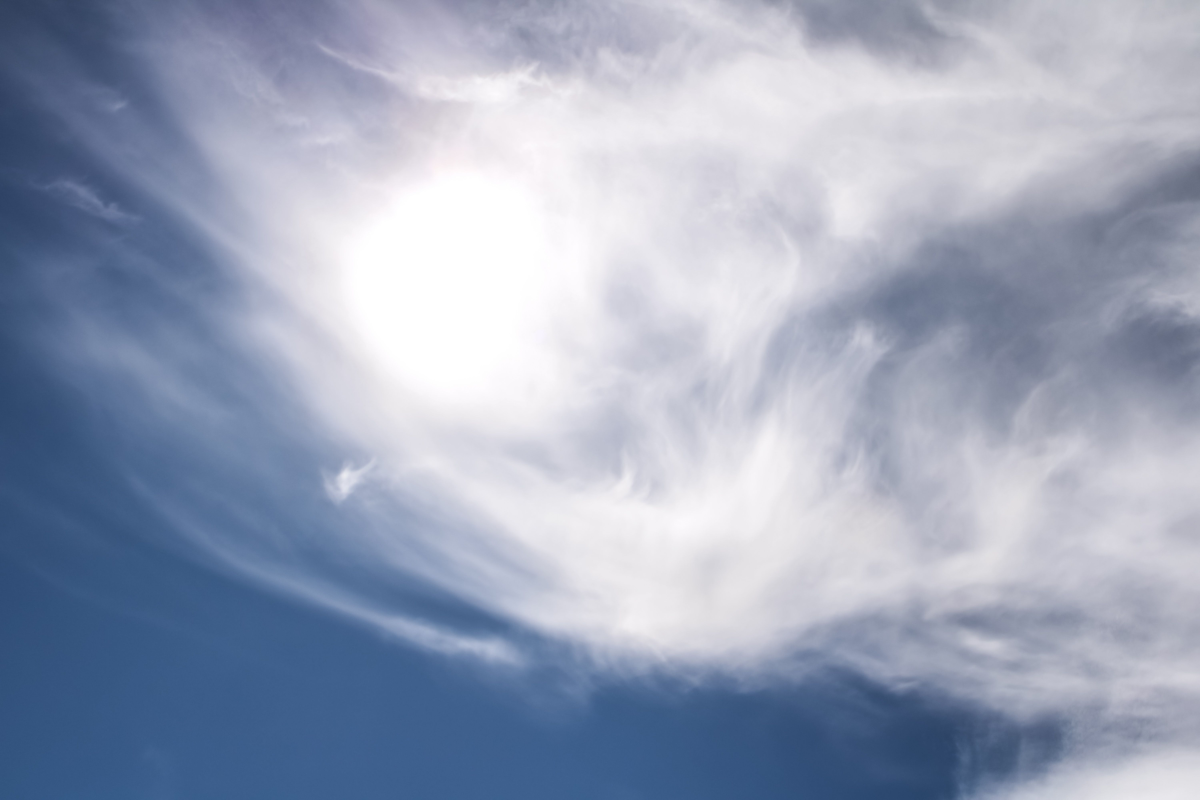
#> input picture images/beach/1.jpg, 6000 x 4000 px (shown at 1/5 size)
$ python prepare_stimuli.py
#> lines starting #> are read from the running program, lines starting #| are printed output that depends on the picture
"""
Builds the light-weight stimulus files the experiment actually loads.

  images/   -> the original full-size photos you downloaded (untouched)
  stimuli/  -> what the app uses (made by this script)

The original photos are 10-200 megapixels. Decoding those would make the
browser miss screen refreshes, so every prime is cut to a 512x512 square,
every choice picture to 640x640, and the masks are made from the photos.

Run (only needed if you change the photos):   python3 tools/prepare_stimuli.py
Needs: pip install pillow numpy
"""
import math
import os
import random

import numpy as np
from PIL import Image, ImageDraw, ImageFilter, ImageOps

Image.MAX_IMAGE_PIXELS = None
ROOT = os.path.dirname(os.path.dirname(os.path.abspath(__file__)))
SRC = os.path.join(ROOT, "images")
OUT = os.path.join(ROOT, "stimuli")
PRIME_SIZE = 512
CHOICE_SIZE = 640
N_MASKS = 24
TILE = 32

# Photos left out of the prime sets (see README for why)
EXCLUDE = {
    "beach": {"20.jpg"},     # watermelon: identical to choice option 3a
    "football": {"12.jpg"},  # watermelon: a beach item in the football folder
}

# Where to centre the square crop (0-1, x then y). 0.5,0.5 = middle.
FOCUS = {
    ("choices", "4a.jpg"): (0.5, 0.35),
    ("choices", "6b.jpg"): (0.5, 0.4),
    ("choices", "9b.jpg"): (0.5, 0.65),
    ("choices", "5b.jpg"): (0.6, 0.5),
    ("football", "13.jpg"): (0.5, 0.6),
    ("football", "15.jpg"): (0.5, 0.25),
    ("football", "3.jpg"): (0.5, 0.6),
}

random.seed(42)
np.random.seed(42)


def load(path):
    im = Image.open(path)
    im.draft("RGB", (2000, 2000))  # fast JPEG downscale while decoding
    return ImageOps.exif_transpose(im).convert("RGB")


def square(im, size, focus=(0.5, 0.5)):
    w, h = im.size
    s = min(w, h)
    cx, cy = focus[0] * w, focus[1] * h
    left = int(min(max(cx - s / 2, 0), w - s))
    top = int(min(max(cy - s / 2, 0), h - s))
    return im.crop((left, top, left + s, top + s)).resize((size, size), Image.LANCZOS)


def num_key(name):
    digits = "".join(c for c in name if c.isdigit())
    return (int(digits or 0), name)


# ---------- generated patterns (5 per set) ----------
def solid(rgb):
    return Image.new("RGB", (PRIME_SIZE, PRIME_SIZE), rgb)


def sine_waves():
    im = Image.new("RGB", (PRIME_SIZE, PRIME_SIZE), (226, 242, 250))
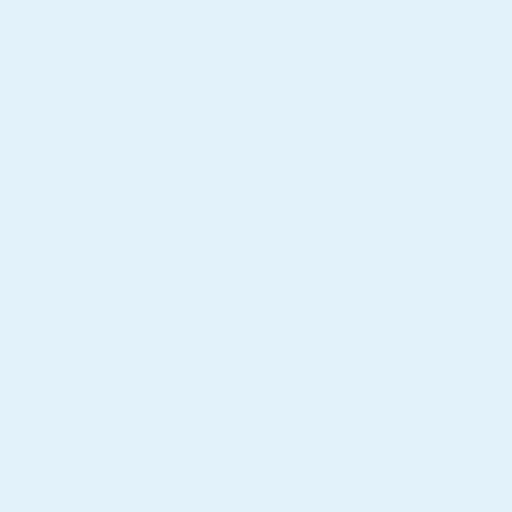
#> im: PIL image 512x512 RGB; mean R, G, B 226, 242, 250
    d = ImageDraw.Draw(im)
    for k, y0 in enumerate(range(40, PRIME_SIZE, 64)):
        pts = [(x, y0 + 18 * math.sin(2 * math.pi * x / 128 + k)) for x in range(0, PRIME_SIZE + 1, 4)]
        d.line(pts, fill=(40, 120, 190), width=10)
    return im


def sand_grain():
    base = np.array([222, 196, 150], dtype=np.float32)
#> base = [222, 196, 150]
    noise = np.random.normal(0, 28, (PRIME_SIZE, PRIME_SIZE, 1)).astype(np.float32)
    arr = np.clip(base + noise, 0, 255).astype(np.uint8)
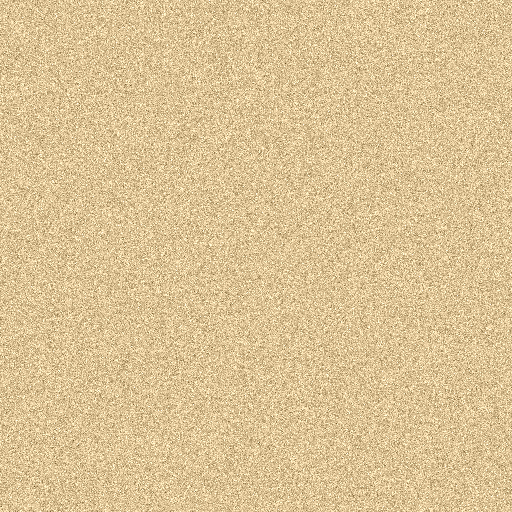
#> arr: shape (512, 512, 3); mean of channels 0, 1, 2 219.9, 195.3, 149.5; drawn as R, G, B
    return Image.fromarray(arr).filter(ImageFilter.GaussianBlur(0.6))


def warm_gradient():
    t = np.linspace(0, 1, PRIME_SIZE)[:, None, None]
#> t = 512 values from 0 to 1
    top = np.array([255, 214, 90])
    bottom = np.array([255, 120, 40])
    arr = (top * (1 - t) + bottom * t) * np.ones((1, PRIME_SIZE, 1))
    return Image.fromarray(arr.astype(np.uint8))
#> call 3 of solid, with rgb = (58, 143, 58)
#> in solid (call 3), `return Image.new("RGB", (PRIME_SIZE, PRIME_SIZE), rgb)`:
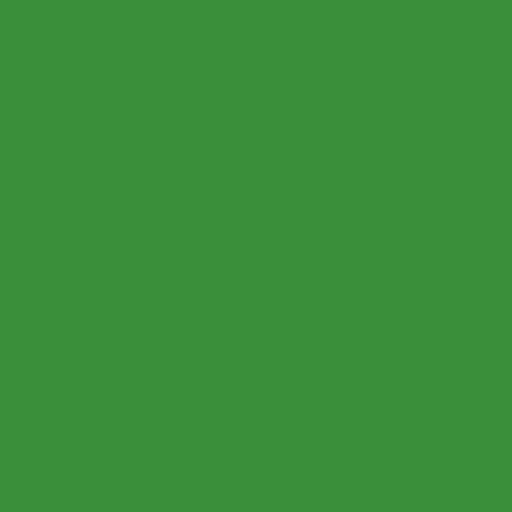
#> returned value: PIL image 512x512 RGB; mean R, G, B 58, 143, 58


def hexagons():
    im = Image.new("RGB", (PRIME_SIZE, PRIME_SIZE), (245, 245, 245))
#> im: PIL image 512x512 RGB; every value is 245
    d = ImageDraw.Draw(im)
    r = 46
    w, h = math.sqrt(3) * r, 1.5 * r
    row = 0
    y = -r
    while y < PRIME_SIZE + r:
        x = -w + (w / 2 if row % 2 else 0)
        col = 0
        while x < PRIME_SIZE + w:
            pts = [(x + r * math.cos(math.radians(60 * i + 30)), y + r * math.sin(math.radians(60 * i + 30))) for i in range(6)]
            black = (row % 2 == 0 and col % 3 == 0) or (row % 2 == 1 and col % 3 == 2)
            d.polygon(pts, fill=(20, 20, 20) if black else (245, 245, 245), outline=(60, 60, 60))
            x += w
            col += 1
        y += h
        row += 1
#> after the loop, row = 9; y = 575
    return im


def chalk_lines():
    im = Image.new("RGB", (PRIME_SIZE, PRIME_SIZE), (58, 140, 62))
    d = ImageDraw.Draw(im)
    d.line([(PRIME_SIZE // 2, 0), (PRIME_SIZE // 2, PRIME_SIZE)], fill=(240, 240, 240), width=10)
    d.ellipse([96, 96, PRIME_SIZE - 96, PRIME_SIZE - 96], outline=(240, 240, 240), width=10)
    d.ellipse([PRIME_SIZE // 2 - 10, PRIME_SIZE // 2 - 10, PRIME_SIZE // 2 + 10, PRIME_SIZE // 2 + 10], fill=(240, 240, 240))
    return im


def net_grid():
    im = Image.new("RGB", (PRIME_SIZE, PRIME_SIZE), (40, 44, 52))
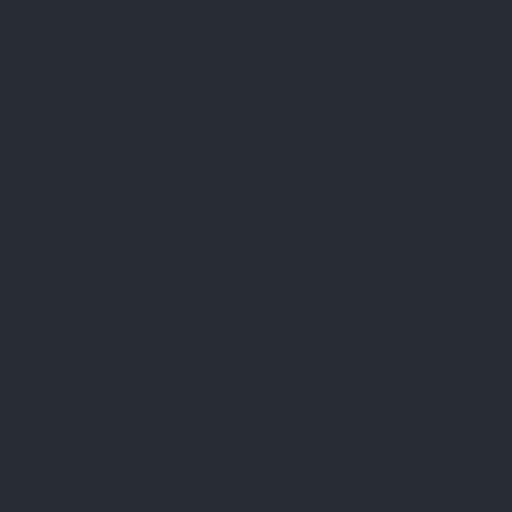
#> im: PIL image 512x512 RGB; mean R, G, B 40, 44, 52
    d = ImageDraw.Draw(im)
    for k in range(-PRIME_SIZE, 2 * PRIME_SIZE, 48):
        d.line([(k, 0), (k + PRIME_SIZE, PRIME_SIZE)], fill=(235, 235, 235), width=5)
        d.line([(k, PRIME_SIZE), (k + PRIME_SIZE, 0)], fill=(235, 235, 235), width=5)
    return im


def mow_stripes():
    im = Image.new("RGB", (PRIME_SIZE, PRIME_SIZE))
#> im: PIL image 512x512 RGB; every value is 0
    d = ImageDraw.Draw(im)
    for i, x in enumerate(range(0, PRIME_SIZE, 64)):
        d.rectangle([x, 0, x + 64, PRIME_SIZE], fill=(70, 160, 70) if i % 2 else (52, 128, 54))
    return im


PATTERNS = {
    "beach": [solid((245, 197, 24)), solid((95, 180, 232)), sine_waves(), sand_grain(), warm_gradient()],
    "football": [solid((58, 143, 58)), hexagons(), chalk_lines(), net_grid(), mow_stripes()],
}


def main():
    all_prime_photos = []
    manifest = {}
    for cat in ("beach", "football"):
        os.makedirs(os.path.join(OUT, cat), exist_ok=True)
        names = sorted((n for n in os.listdir(os.path.join(SRC, cat)) if n.lower().endswith(".jpg")), key=num_key)
        kept = []
        for n in names:
            if n in EXCLUDE[cat]:
                continue
            im = square(load(os.path.join(SRC, cat, n)), PRIME_SIZE, FOCUS.get((cat, n), (0.5, 0.5)))
#> in load, im is the input picture: PIL image 6000x4000 RGB; mean R, G, B 154.5, 164.2, 185.3
#> in square, `w, h = im.size`: w = 6000; h = 4000
#> in square, `cx, cy = focus[0] * w, focus[1] * h`: cx = 3000; cy = 2000
#> in square, `left = int(min(max(cx - s / 2, 0), w - s))`: left = 1000
#> in square, `top = int(min(max(cy - s / 2, 0), h - s))`: top = 0
#> in square, `return im.crop((left, top, left + s, top + s)).resize((size, size), Im..`:
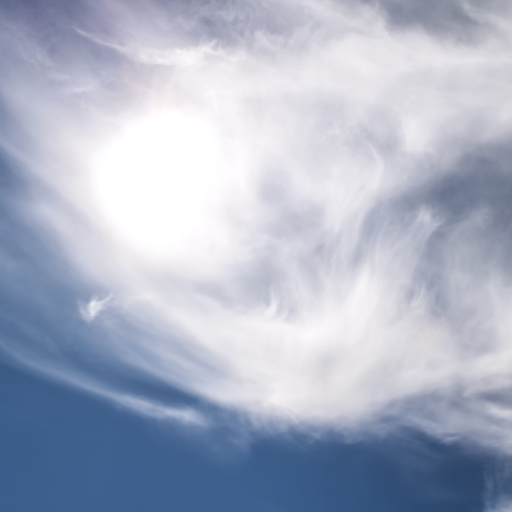
#> returned value: PIL image 512x512 RGB; mean R, G, B 171.2, 178.9, 197.6
            im.save(os.path.join(OUT, cat, n), quality=85)
            all_prime_photos.append(im)
            kept.append(n)
        for i, p in enumerate(PATTERNS[cat], 1):
            p.save(os.path.join(OUT, cat, f"p{i}.png"))
            kept.append(f"p{i}.png")
#> this loop made 5 passes
#> pass 1, in main, `p.save(os.path.join(OUT, cat, f"p{i}.png"))`:
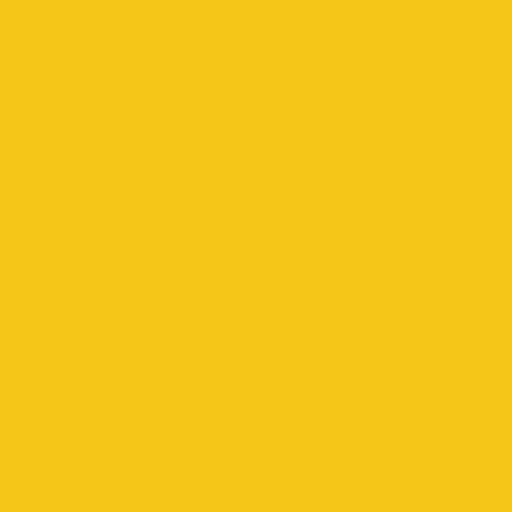
#> saved as p1.png: PIL image 512x512 RGB; mean R, G, B 245, 197, 24
#> pass 2, in main, `p.save(os.path.join(OUT, cat, f"p{i}.png"))`:
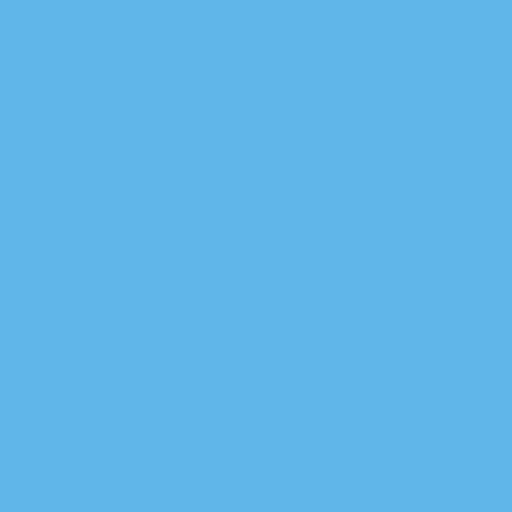
#> saved as p2.png: PIL image 512x512 RGB; mean R, G, B 95, 180, 232
        manifest[cat] = kept

    os.makedirs(os.path.join(OUT, "choices"), exist_ok=True)
    for n in sorted(os.listdir(os.path.join(SRC, "choices")), key=num_key):
        if n.lower().endswith(".jpg"):
            im = square(load(os.path.join(SRC, "choices", n)), CHOICE_SIZE, FOCUS.get(("choices", n), (0.5, 0.5)))
            im.save(os.path.join(OUT, "choices", n), quality=85)

    # Masks: mosaics of random 32px tiles cut from BOTH prime sets, so every
    # group (beach, football, no-prime) sees exactly the same masks.
    os.makedirs(os.path.join(OUT, "masks"), exist_ok=True)
    arrays = [np.array(im) for im in all_prime_photos]
    g = PRIME_SIZE // TILE
    for m in range(1, N_MASKS + 1):
        canvas = np.zeros((PRIME_SIZE, PRIME_SIZE, 3), dtype=np.uint8)
        for ty in range(g):
            for tx in range(g):
                src = random.choice(arrays)
                sy, sx = random.randrange(g) * TILE, random.randrange(g) * TILE
                tile = src[sy:sy + TILE, sx:sx + TILE]
                tile = np.rot90(tile, random.randrange(4))
                canvas[ty * TILE:(ty + 1) * TILE, tx * TILE:(tx + 1) * TILE] = tile
        Image.fromarray(canvas).save(os.path.join(OUT, "masks", f"m{m}.jpg"), quality=85)

    for cat, files in manifest.items():
        print(cat, len(files), files)
    print("masks", N_MASKS)


if __name__ == "__main__":
#> (the run stopped early here; a loop or call above may not have finished)
